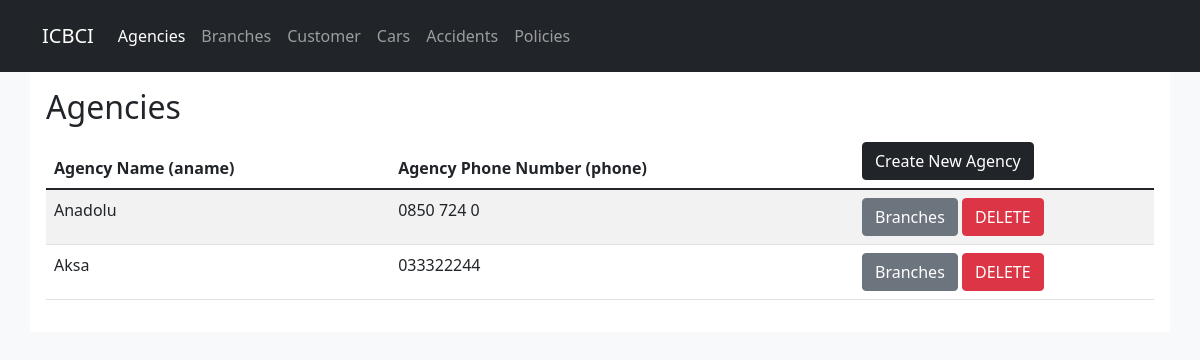
Page /ICBCI/agency.php on the committed database.
### tables this page shows
CREATE TABLE `agency` (
  `aname` varchar(100) NOT NULL,
  `phone` varchar(11) DEFAULT NULL
);

### ICBCI/agency.php (the view, shortened to what this page needs)
<?php
  include "config.php";
?>
<!DOCTYPE html>
<html>
<head>
    <link href="https://cdn.jsdelivr.net/npm/bootstrap@5.1.3/dist/css/bootstrap.min.css" rel="stylesheet">
</head>
<body class="bg-light">
  <nav class="navbar navbar-expand-lg navbar-dark bg-dark p-3">
    <div class="container">
    <a class="navbar-brand" href="#">ICBCI</a>
    <div class="collapse navbar-collapse" id="navbarSupportedContent">
      <ul class="navbar-nav mr-auto">
        <li class="nav-item">
          <a class="nav-link active" href="agency.php">Agencies</a>
        </li>
        <li class="nav-item">
          <a class="nav-link" href="branch.php">Branches</a>
        </li>
        <li class="nav-item">
          <a class="nav-link" href="customer.php">Customer</a>
        </li>
        <li class="nav-item">
          <a class="nav-link" href="car.php">Cars</a>
        </li>
        <li class="nav-item">
          <a class="nav-link" href="accident.php">Accidents</a>
        </li>
        <li class="nav-item">
          <a class="nav-link" href="policy.php">Policies</a>
        </li>
      </ul>
    </div>
    </div>
  </nav>
  <div class="container bg-white p-3">
    <h2>Agencies</h2>
    <table class="table table-striped ">
      <thead>
        <tr>
          <th scope="col">Agency Name (aname)</th>
          <th scope="col">Agency Phone Number (phone)</th>
          <th scope="col" width="300px"><a href="agency_new.php" class="btn btn-dark">Create New Agency</a></th>
        </tr>
      </thead>
      <tbody>
        <?php
          $sql_statement = "SELECT aname, phone FROM agency ORDER BY aname desc";
          $agencies   = mysqli_query($db, $sql_statement);
          foreach($agencies as $agency){
            echo '<tr>';
            echo '<td>' . $agency['aname'] . '</td>';
            echo '<td>' . $agency['phone'] . '</td>';
            echo '<td><a href="branch.php?aname='.$agency['aname'].'" class="btn btn-secondary">Branches</a>
                  <a href="agency_delete.php?aname='.$agency['aname'].'" class="btn btn-danger">DELETE</a></td>';
            echo '</tr>';
          }
        ?>
      </tbody>
    </table>
  </div>
</body>
</html>

### rows in the picture
agency: aname "Anadolu", phone "0850 724 0"
agency: aname "Aksa", phone "033322244"
